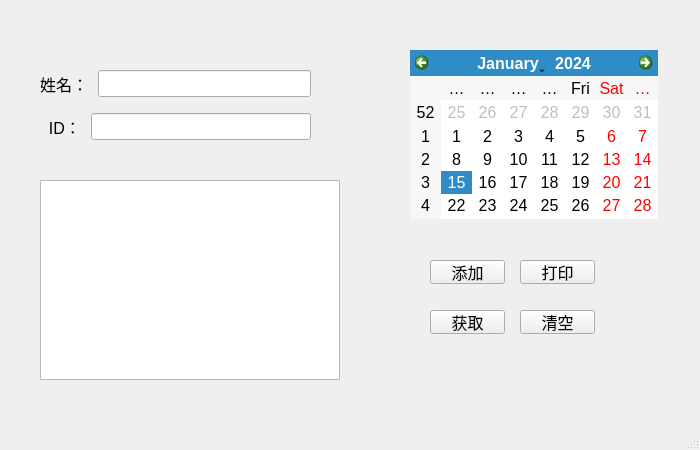
<?xml version="1.0" encoding="UTF-8"?>
<ui version="4.0">
 <class>ProxyBook</class>
 <widget class="QMainWindow" name="ProxyBook">
  <property name="geometry">
   <rect>
    <x>0</x>
    <y>0</y>
    <width>700</width>
    <height>450</height>
   </rect>
  </property>
  <property name="font">
   <font>
    <pointsize>12</pointsize>
   </font>
  </property>
  <property name="windowTitle">
   <string>ProxyBook</string>
  </property>
  <widget class="QWidget" name="centralwidget">
   <widget class="QWidget" name="layoutWidget">
    <property name="geometry">
     <rect>
      <x>40</x>
      <y>60</y>
      <width>271</width>
      <height>91</height>
     </rect>
    </property>
    <layout class="QVBoxLayout" name="verticalLayout">
     <item>
      <layout class="QHBoxLayout" name="horizontalLayout">
       <property name="spacing">
        <number>10</number>
       </property>
       <item>
        <widget class="QLabel" name="label_name">
         <property name="font">
          <font>
           <pointsize>12</pointsize>
          </font>
         </property>
         <property name="text">
          <string>姓名：</string>
         </property>
        </widget>
       </item>
       <item>
        <widget class="QLineEdit" name="edit_name">
         <property name="font">
          <font>
           <pointsize>12</pointsize>
          </font>
         </property>
         <property name="text">
          <string/>
         </property>
        </widget>
       </item>
      </layout>
     </item>
     <item>
      <layout class="QHBoxLayout" name="horizontalLayout_2">
       <property name="spacing">
        <number>10</number>
       </property>
       <item>
        <widget class="QLabel" name="label_id">
         <property name="font">
          <font>
           <pointsize>12</pointsize>
          </font>
         </property>
         <property name="text">
          <string>  ID：</string>
         </property>
        </widget>
       </item>
       <item>
        <widget class="QLineEdit" name="edit_id">
         <property name="font">
          <font>
           <pointsize>12</pointsize>
          </font>
         </property>
         <property name="text">
          <string/>
         </property>
        </widget>
       </item>
      </layout>
     </item>
    </layout>
   </widget>
   <widget class="QGraphicsView" name="view_id">
    <property name="geometry">
     <rect>
      <x>40</x>
      <y>180</y>
      <width>300</width>
      <height>200</height>
     </rect>
    </property>
   </widget>
   <widget class="QCalendarWidget" name="calendarWidget">
    <property name="geometry">
     <rect>
      <x>410</x>
      <y>50</y>
      <width>248</width>
      <height>169</height>
     </rect>
    </property>
   </widget>
   <widget class="QPushButton" name="bt_print">
    <property name="geometry">
     <rect>
      <x>520</x>
      <y>260</y>
      <width>75</width>
      <height>24</height>
     </rect>
    </property>
    <property name="font">
     <font>
      <pointsize>12</pointsize>
     </font>
    </property>
    <property name="text">
     <string>打印</string>
    </property>
   </widget>
   <widget class="QPushButton" name="bt_add">
    <property name="geometry">
     <rect>
      <x>430</x>
      <y>260</y>
      <width>75</width>
      <height>24</height>
     </rect>
    </property>
    <property name="font">
     <font>
      <pointsize>12</pointsize>
     </font>
    </property>
    <property name="text">
     <string>添加</string>
    </property>
   </widget>
   <widget class="QPushButton" name="bt_get">
    <property name="geometry">
     <rect>
      <x>430</x>
      <y>310</y>
      <width>75</width>
      <height>24</height>
     </rect>
    </property>
    <property name="font">
     <font>
      <pointsize>12</pointsize>
     </font>
    </property>
    <property name="text">
     <string>获取</string>
    </property>
   </widget>
   <widget class="QPushButton" name="bt_clear">
    <property name="geometry">
     <rect>
      <x>520</x>
      <y>310</y>
      <width>75</width>
      <height>24</height>
     </rect>
    </property>
    <property name="font">
     <font>
      <pointsize>12</pointsize>
     </font>
    </property>
    <property name="text">
     <string>清空</string>
    </property>
   </widget>
  </widget>
  <widget class="QMenuBar" name="menubar">
   <property name="geometry">
    <rect>
     <x>0</x>
     <y>0</y>
     <width>700</width>
     <height>23</height>
    </rect>
   </property>
  </widget>
  <widget class="QStatusBar" name="statusbar"/>
 </widget>
 <resources/>
 <connections>
  <connection>
   <sender>bt_clear</sender>
   <signal>clicked()</signal>
   <receiver>edit_name</receiver>
   <slot>clear()</slot>
   <hints>
    <hint type="sourcelabel">
     <x>524</x>
     <y>298</y>
    </hint>
    <hint type="destinationlabel">
     <x>304</x>
     <y>102</y>
    </hint>
   </hints>
  </connection>
  <connection>
   <sender>bt_clear</sender>
   <signal>clicked()</signal>
   <receiver>edit_id</receiver>
   <slot>clear()</slot>
   <hints>
    <hint type="sourcelabel">
     <x>489</x>
     <y>290</y>
    </hint>
    <hint type="destinationlabel">
     <x>301</x>
     <y>146</y>
    </hint>
   </hints>
  </connection>
 </connections>
 <slots>
  <slot>myprint()</slot>
 </slots>
</ui>
